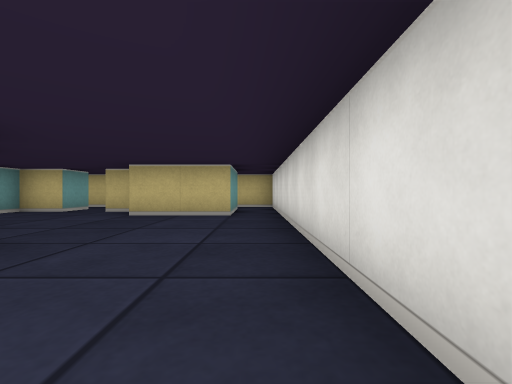
View 1 (above)

19 first-person views from a walk through a cub3D maze. The camera is about half as high as the walls, looks level and sees 85° across. The floor is counted in squares. Each view is taken from the middle of a square. On the plan, view 1 faces up. The plan holds only what a view shows up to about 9 squares ahead; the rest is blank.

View 2
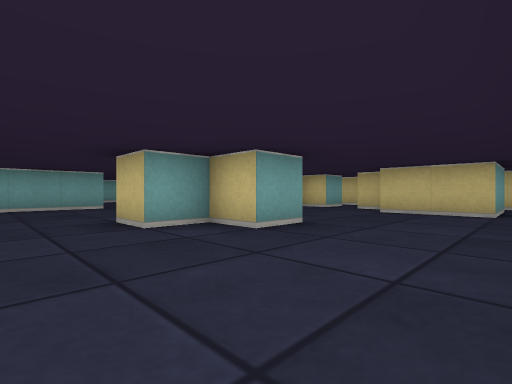

View 3
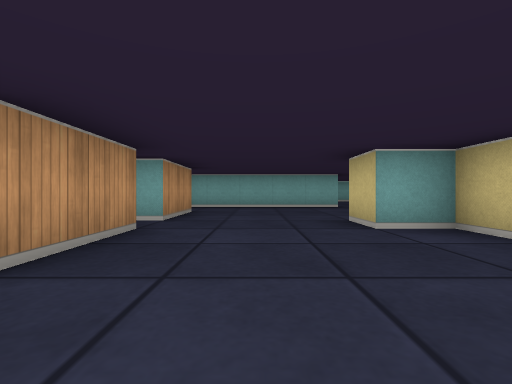

View 4
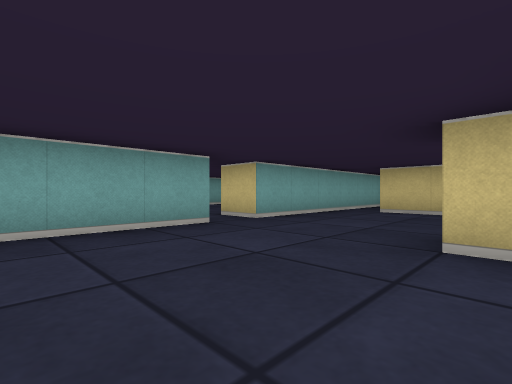

View 5
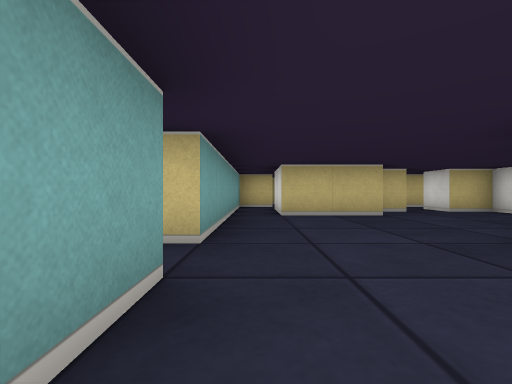

View 6
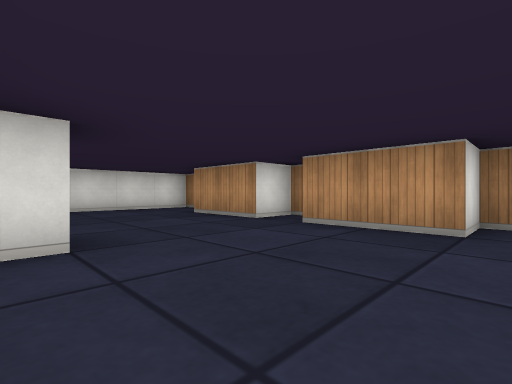

View 7
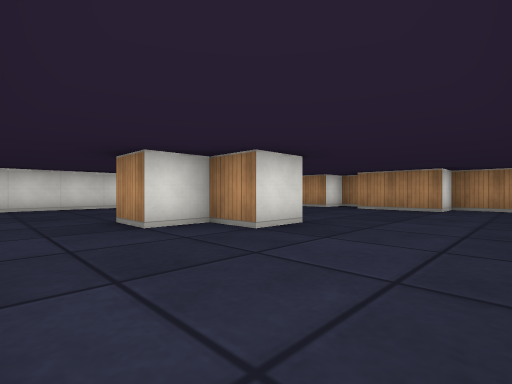

View 8
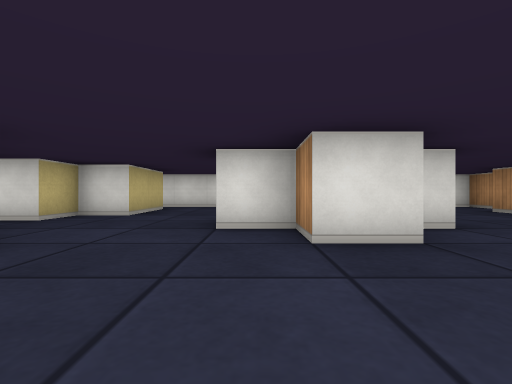

View 9
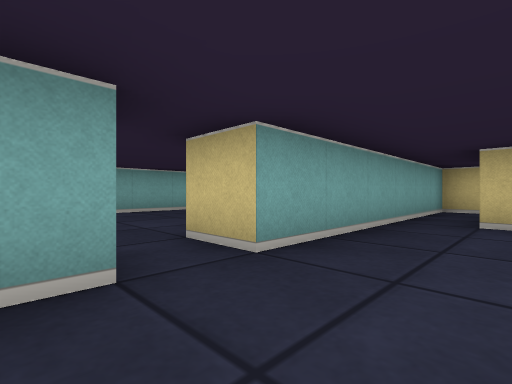

View 10
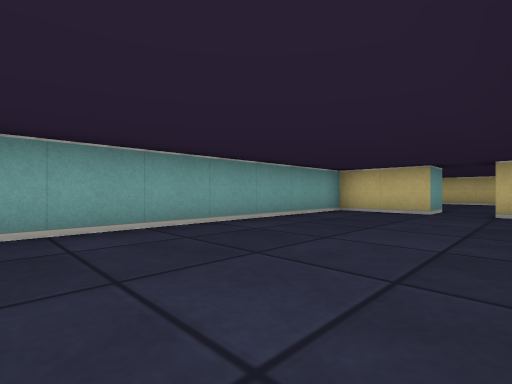

View 11
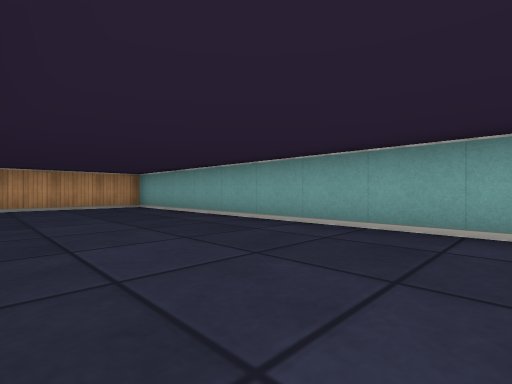

View 12
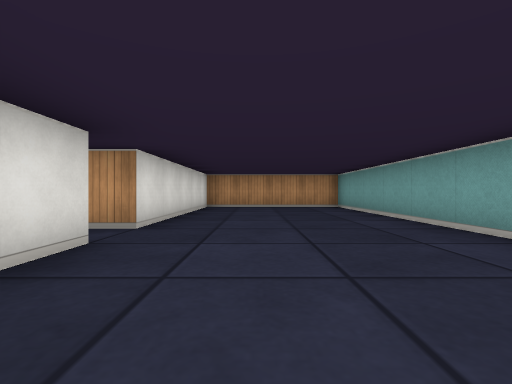

View 13
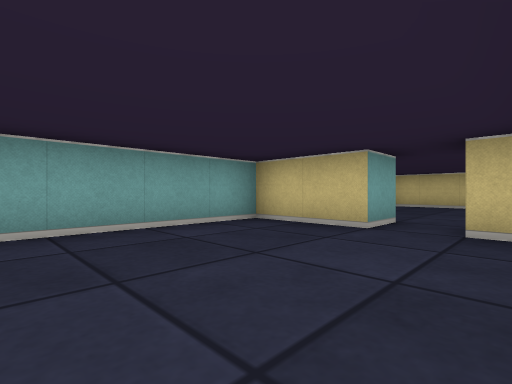

View 14
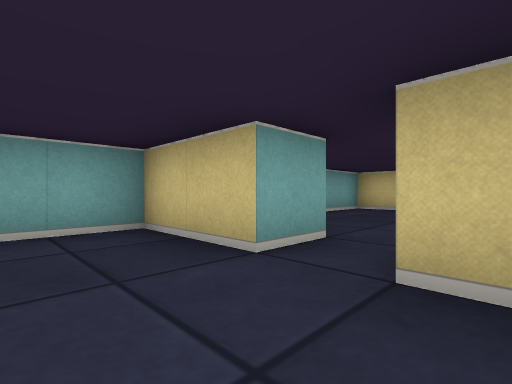

View 15
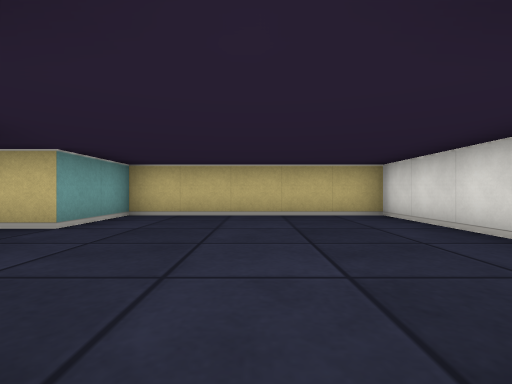

View 16
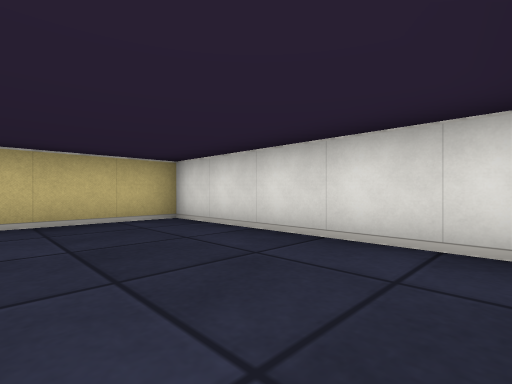

View 17
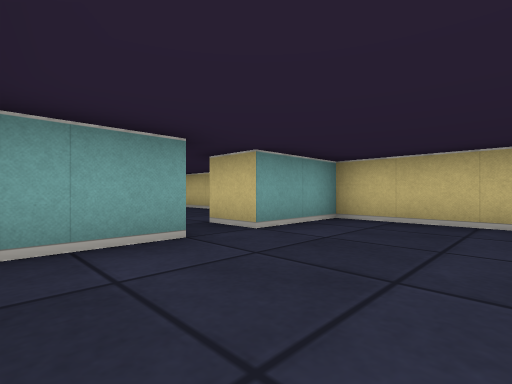

View 18
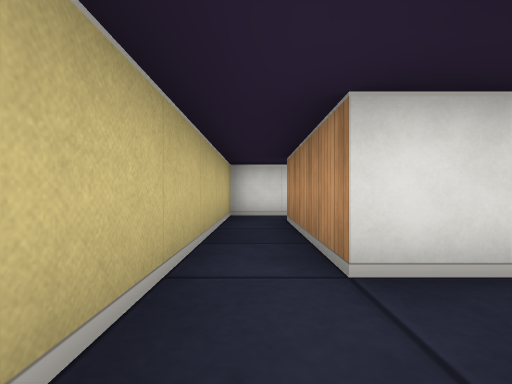

View 19
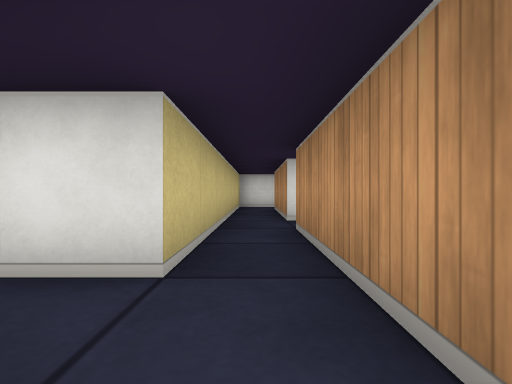

### Floor plan
Points are (right, up) in squares from view 1. A wall is a line through its corners. A room is listed if a view was taken in it or the views show most of it. See-through windows are left out.
Room 1 (views 1, 2, 3, 4, 5, 6, 7, 8, 9)
walls: (-5, 1.5) (-5.5, 1.5) (-5.5, 2.5) (-4.5, 2.5) (-4.5, 3.5) (-3.5, 3.5); (-2.5, 2.5) (-2.5, 1.5) (-3.5, 1.5) (-3.5, 0.5) (-4.5, 0.5) (-4.5, 1); (-8.5, 1.6) (-8.5, -3); (-9.5, 1.5) (-8.9, 1.5); (-5.5, 5.5) (-7.5, 5.5) (-7.5, 7.5); (-4.1, -3.5) (-3.5, -3.5) (-3.5, -2.5) (-1.5, -2.5); (-7.6, -3.5) (-6.5, -3.5) (-6.5, -2.5) (-4.5, -2.5) (-4.5, -3); (-4.5, 6.5) (-5.5, 6.5) (-5.5, 6); (-0.5, 5.5) (-2.5, 5.5) (-2.5, 6.5) (-3.5, 6.5); (-0.4, -3.5) (0.5, -3.5) (0.5, 5.5); (-8.5, 7.5) (-8.5, 2.5) (-9.5, 2.5)
ways out: opening at (-9, 2) to room 2; opening at (-4, 7) to room 4; opening at (0, 6.5) to room 4; opening at (-8, 6.5) to room 5
Room 2 (views 10, 11, 12, 13, 14)
walls: (-9.5, 2.5) (-9.5, 3.4); (-11.5, 8.5) (-13.5, 8.5) (-13.5, -3.5) (-9.5, -3.5) (-9.5, 1.5); (-10, 8.5) (-10.5, 8.5)
ways out: opening at (-9, 2) to room 1; opening at (-11, 9) to room 3
Room 3 (views 15, 16, 17)
walls: (-13.5, 11.5) (-13.5, 10); (-11.5, 9.5) (-11.5, 8.5); (-8.5, 10) (-8.5, 14.5) (-13.5, 14.5) (-13.5, 12.5) (-14.5, 12.5)
ways out: opening at (-11, 9) to room 2; opening at (-14, 12)
Room 4 (view 18)
walls: (-3.5, 6.5) (-3.5, 7.5) (-0.5, 7.5) (-0.5, 5.5); (-6.5, 7.5) (-4.5, 7.5) (-4.5, 6.5); (0.5, 5.5) (0.5, 8.5) (-6.5, 8.5)
ways out: opening at (-4, 7) to room 1; opening at (0, 6.5) to room 1; opening at (-5.5, 8) to room 5
Room 5 (view 19)
walls: (-7.5, 7.5) (-6.5, 7.5); (-7.4, 8.5) (-8.5, 8.5) (-8.5, 7.5)
ways out: opening at (-8, 6.5) to room 1; opening at (-5.5, 8) to room 4; opening at (-7, 9)

Where each view was taken, in squares from view 1:
view 1: 0 up, 0 right, facing up
view 2: 1 down, 0 right, facing up-left
view 3: 1 down, 0 right, facing left
view 4: 1 down, 5 left, facing up-left
view 5: 0 up, 8 left, facing up
view 6: 1 up, 7 left, facing down-right
view 7: 5 up, 8 left, facing down-right
view 8: 3 up, 8 left, facing right
view 9: 1 up, 7 left, facing up-left
view 10: 2 up, 10 left, facing up-left
view 11: 5 up, 10 left, facing down-left
view 12: 5 up, 11 left, facing down
view 13: 5 up, 10 left, facing up-left
view 14: 7 up, 10 left, facing up-left
view 15: 9 up, 11 left, facing up
view 16: 10 up, 11 left, facing up-right
view 17: 10 up, 11 left, facing up-left
view 18: 8 up, 5 left, facing right
view 19: 8 up, 8 left, facing right
